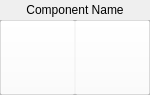
<?xml version="1.0" encoding="UTF-8"?>
<ui version="4.0">
 <class>Form</class>
 <widget class="QWidget" name="Form">
  <property name="geometry">
   <rect>
    <x>0</x>
    <y>0</y>
    <width>150</width>
    <height>95</height>
   </rect>
  </property>
  <property name="sizePolicy">
   <sizepolicy hsizetype="Preferred" vsizetype="Preferred">
    <horstretch>0</horstretch>
    <verstretch>0</verstretch>
   </sizepolicy>
  </property>
  <property name="minimumSize">
   <size>
    <width>150</width>
    <height>95</height>
   </size>
  </property>
  <property name="maximumSize">
   <size>
    <width>168</width>
    <height>16777215</height>
   </size>
  </property>
  <property name="windowTitle">
   <string>Form</string>
  </property>
  <widget class="QLabel" name="label_name">
   <property name="geometry">
    <rect>
     <x>0</x>
     <y>0</y>
     <width>150</width>
     <height>20</height>
    </rect>
   </property>
   <property name="minimumSize">
    <size>
     <width>0</width>
     <height>20</height>
    </size>
   </property>
   <property name="maximumSize">
    <size>
     <width>16777215</width>
     <height>20</height>
    </size>
   </property>
   <property name="text">
    <string>Component Name</string>
   </property>
   <property name="alignment">
    <set>Qt::AlignCenter</set>
   </property>
  </widget>
  <widget class="QFrame" name="frame">
   <property name="geometry">
    <rect>
     <x>0</x>
     <y>20</y>
     <width>150</width>
     <height>75</height>
    </rect>
   </property>
   <property name="minimumSize">
    <size>
     <width>150</width>
     <height>50</height>
    </size>
   </property>
   <property name="frameShape">
    <enum>QFrame::StyledPanel</enum>
   </property>
   <property name="frameShadow">
    <enum>QFrame::Raised</enum>
   </property>
   <widget class="QLabel" name="lable_image">
    <property name="geometry">
     <rect>
      <x>0</x>
      <y>0</y>
      <width>150</width>
      <height>75</height>
     </rect>
    </property>
    <property name="text">
     <string/>
    </property>
    <property name="scaledContents">
     <bool>true</bool>
    </property>
   </widget>
   <widget class="QPushButton" name="btn_pin0">
    <property name="geometry">
     <rect>
      <x>0</x>
      <y>0</y>
      <width>75</width>
      <height>75</height>
     </rect>
    </property>
    <property name="styleSheet">
     <string notr="true">background-color: rgba(255, 255, 255, 0);</string>
    </property>
    <property name="text">
     <string/>
    </property>
   </widget>
   <widget class="QPushButton" name="btn_pin1">
    <property name="geometry">
     <rect>
      <x>75</x>
      <y>0</y>
      <width>75</width>
      <height>75</height>
     </rect>
    </property>
    <property name="styleSheet">
     <string notr="true">background-color: rgba(255, 255, 255, 0);</string>
    </property>
    <property name="text">
     <string/>
    </property>
   </widget>
  </widget>
 </widget>
 <resources/>
 <connections/>
</ui>
